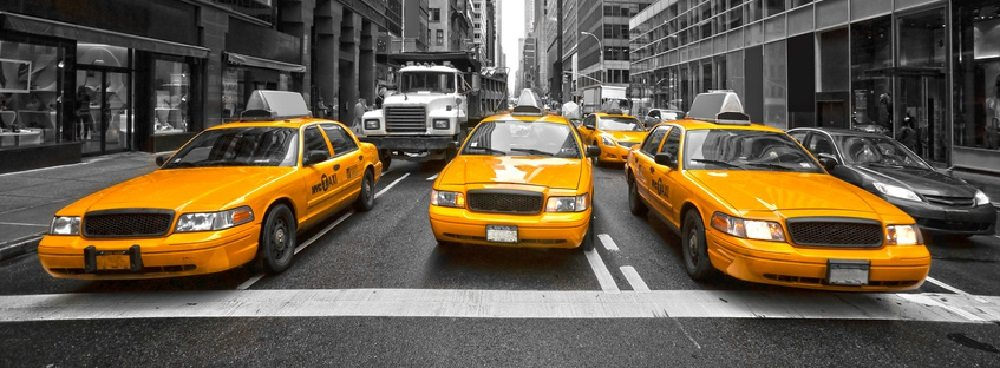
#> input picture input.jpg, 1000 x 368 px
$ python quantization_image.py
#> lines starting #> are read from the running program, lines starting #| are printed output that depends on the picture
import numpy as np
import cv2

img = cv2.imread('input.jpg')
#> img is the input picture: shape (368, 1000, 3); mean B, G, R 72.3, 90.8, 103
img_data = img.reshape((-1, 3)).astype('float32')

# define criteria, number of clusters(K) and apply kmeans()
criteria = (cv2.TERM_CRITERIA_EPS + cv2.TERM_CRITERIA_MAX_ITER, 10, 1.0)

for K in range(2, 16, 2):
    ret, labels, centers = cv2.kmeans(
        img_data, K, None, criteria, 10, cv2.KMEANS_RANDOM_CENTERS)

    # Now convert back into uint8, and make original image
    result = centers.astype('uint8')[labels.flatten()].reshape((img.shape))
    cv2.imshow(f'result - {K} centers', result)
    cv2.waitKey(0)
    cv2.destroyAllWindows()
#> this loop made 7 passes
#> ret on passes 2 to 7: 580434616.4, 343412953, 229899388.9, 182706391.4, 147476451.3, 127683576.8
#> (ret, centers) on pass 1: (1.93e+09, [[53.33, 58.97, 64.37], [119, 168.8, 197.6]])
#> pass 1, `result = centers.astype('uint8')[labels.flatten()].reshape((img.shape))`:
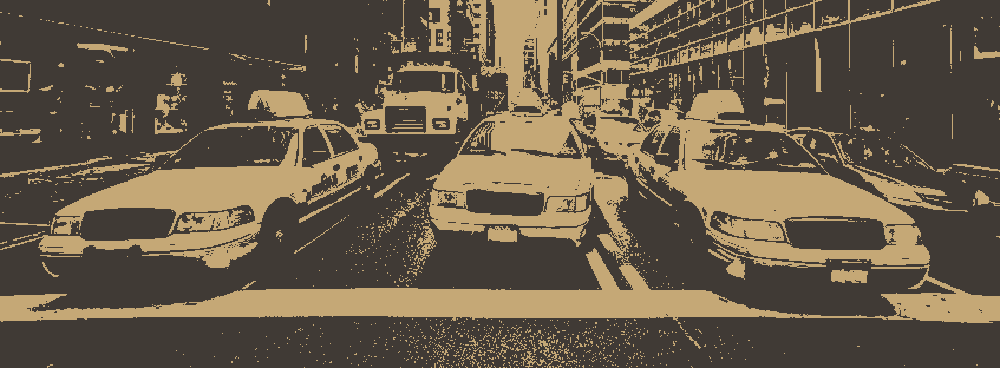
#> result: shape (368, 1000, 3); mean B, G, R 71.8, 89.9, 102.5
#> pass 2, `result = centers.astype('uint8')[labels.flatten()].reshape((img.shape))`:
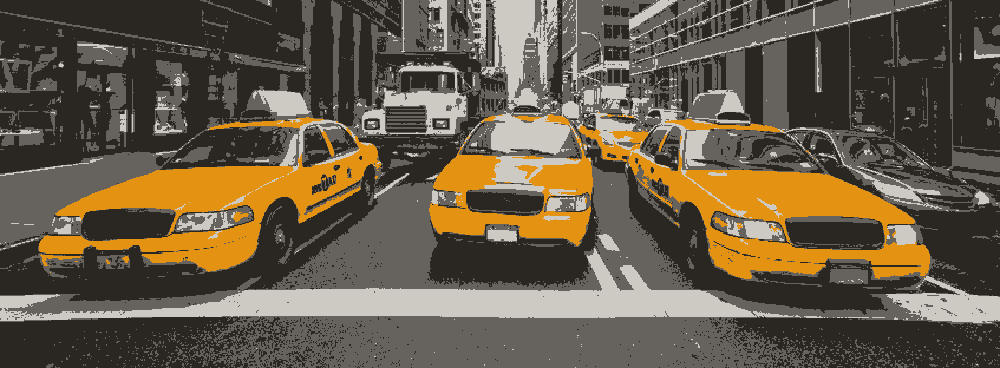
#> result: shape (368, 1000, 3); mean B, G, R 71.5, 90.3, 102.7
#> pass 3, `result = centers.astype('uint8')[labels.flatten()].reshape((img.shape))`:
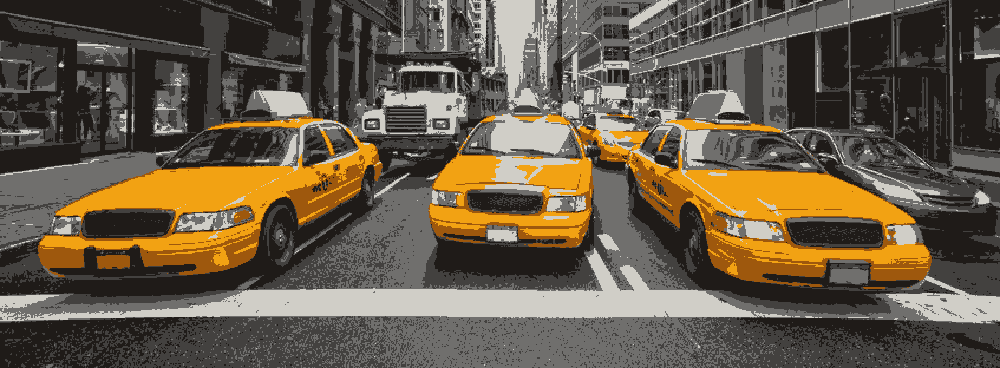
#> result: shape (368, 1000, 3); mean B, G, R 71.9, 90.3, 102.5
